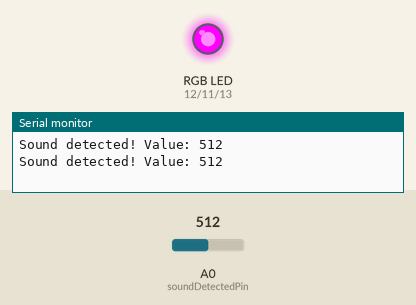
This sketch was run on a simulated Arduino Uno, built with avr-gcc and run on an emulated ATmega328P. Parts: an RGB LED mixed from three pins (HIGH = lit), the last lines printed to the serial monitor. The inputs (shaded band) are chosen by the test bench; at power-on: A0 (soundDetectedPin) = 512.

Above: at 1.8 s.
1.9 s: A0 (soundDetectedPin) set to 214
6.0 s: A0 (soundDetectedPin) set to 192
At 6.9 s:
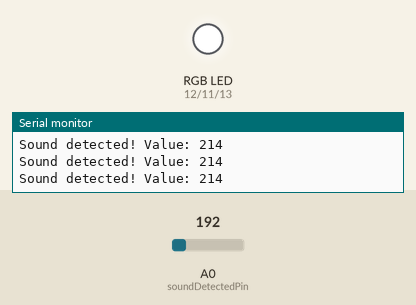
7.5 s: A0 (soundDetectedPin) set to 210
At 7.9 s:
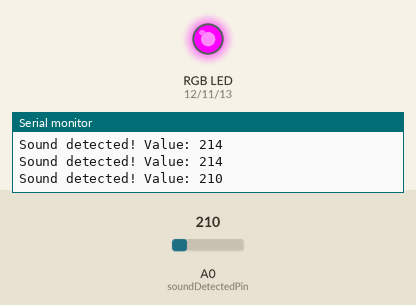
11.6 s: A0 (soundDetectedPin) set to 190
At 13.0 s:
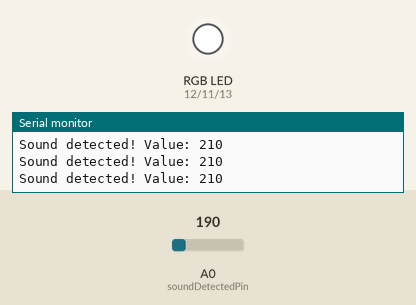
Timing chart, 0 to 14.6 s (numbered marks = the images above; inputs shaded):
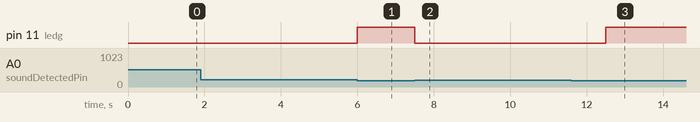

The sketch:

som-rgb.ino
```cpp
int ledb = 13;
int ledr = 12;
int ledg = 11;
int soundDetectedPin = A0; //10; // Use Pin 10 as our Input
int soundDetectedVal = HIGH; // This is where we record our Sound Measurement
boolean bAlarm = false;
int THRESHOLD = 200;//540;

unsigned long lastSoundDetectTime; // Record the time that we measured a sound


int soundAlarmTime = 500; // Number of milli seconds to keep the sound alarm high


void setup ()
{
  pinMode(ledr, OUTPUT);
  pinMode(ledg, OUTPUT);
  pinMode(ledb, OUTPUT);
  Serial.begin(9600);
  pinMode (soundDetectedPin, INPUT) ; // input from the Sound Detection Module

  disableLeds();
}
void loop ()
{
  soundDetectedVal = analogRead (soundDetectedPin) ; // read the sound alarm time

  //Serial.println(soundDetectedVal);

  if(soundDetectedVal >= THRESHOLD){
    Serial.print("Sound detected! Value: ");
    Serial.println(soundDetectedVal);

      digitalWrite(ledr, HIGH);   // turn the LED on (HIGH is the voltage level)
      digitalWrite(ledg, LOW);   // turn the LED on (HIGH is the voltage level)
      digitalWrite(ledb, HIGH);   // turn the LED on (HIGH is the voltage level)
      delay(1000);
    }

    disableLeds();
}

void disableLeds() {
        digitalWrite(ledr, HIGH);   // turn the LED on (HIGH is the voltage level)
      digitalWrite(ledg, HIGH);   // turn the LED on (HIGH is the voltage level)
      digitalWrite(ledb, HIGH);   // turn the LED on (HIGH is the voltage level)

  }
```

Measured:
- the behaviour switches between 200 and 199 on A0 (soundDetectedPin) (found by bisection; images 0 and 1)
- after the input at 6.0 s, pin 11 (ledg): LOW → HIGH at once
- after the input at 7.5 s, pin 11 (ledg): HIGH → LOW at once
- after the input at 11.6 s, pin 11 (ledg): LOW → HIGH after 0.90 s
